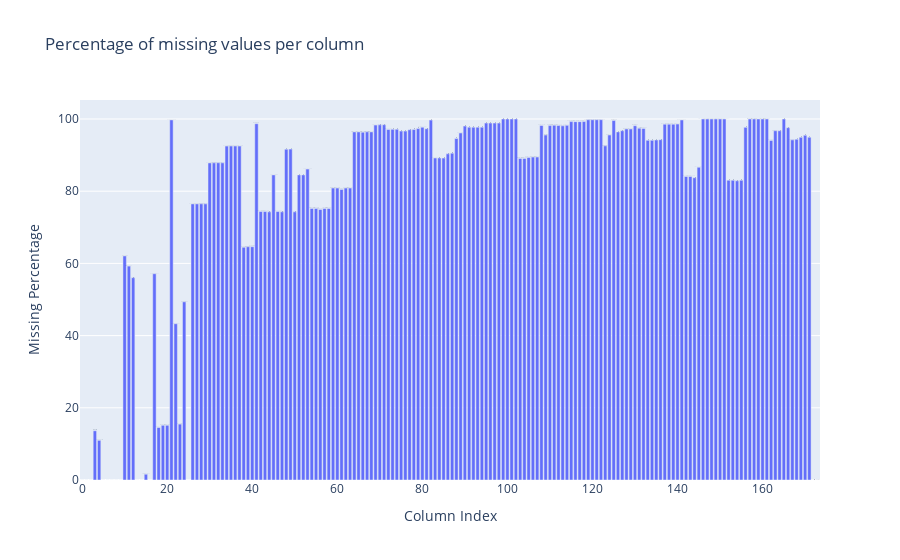

Notebook code for this chart:
### Code cell
# Création d'un DataFrame pour Plotly
missing_df = pd.DataFrame({
    "Column Index": range(len(missing_values)),
    "Column": missing_values.index,  
    "Missing Percentage": missing_percentage.values  
})

# bar chart with plotly
fig = px.bar(
    missing_df,
    x="Column Index",
    y="Missing Percentage",
    text="Column",  #info-bulle
    title="Percentage of missing values per column"
)
fig.show()

### Figure 1 — Plotly figure (JSON) as saved in the notebook; plotly's stock layout.template omitted (floating-point values rounded to 4 significant figures; data arrays with more than 128 entries replaced by an {"elided": "..."} marker saying what was removed)
{"data": [{"alignmentgroup": "True", "hovertemplate": "Column Index=%{x}<br>Missing Percentage=%{y}<br>Column=%{text}<extra></extra>", "legendgroup": "", "marker": {"color": "#636efa", "pattern": {"shape": ""}}, "name": "", "offsetgroup": "", "orientation": "v", "showlegend": false, "text": {"elided": "174 str values"}, "textposition": "auto", "type": "bar", "x": {"elided": "174 int values"}, "xaxis": "x", "y": {"elided": "174 float values"}, "yaxis": "y"}], "layout": {"barmode": "relative", "legend": {"tracegroupgap": 0}, "title": {"text": "Percentage of missing values per column"}, "xaxis": {"anchor": "y", "domain": [0, 1], "title": {"text": "Column Index"}}, "yaxis": {"anchor": "x", "domain": [0, 1], "title": {"text": "Missing Percentage"}}}}
